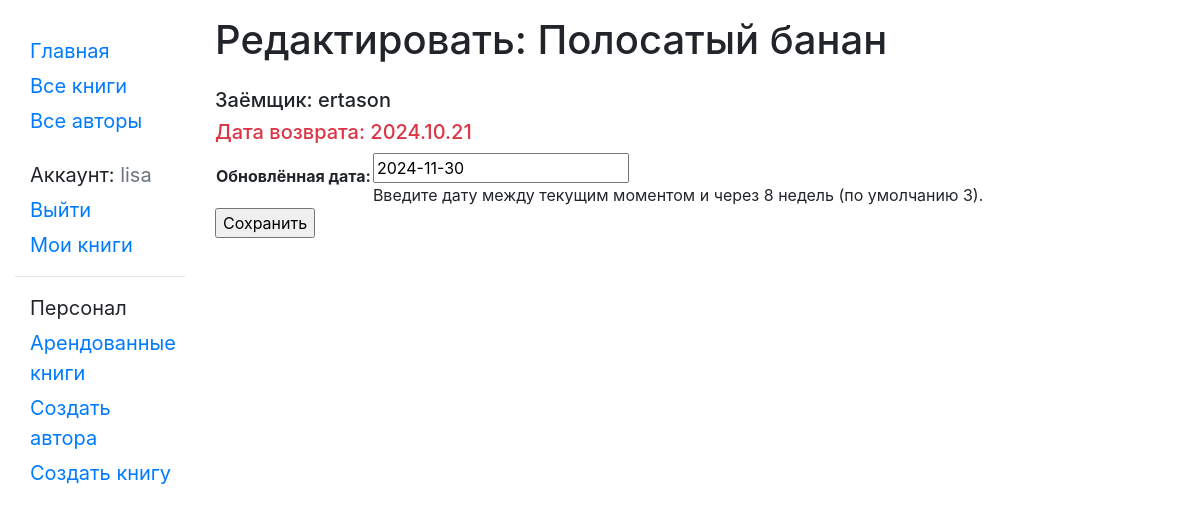
The app's page /catalog/book/4606397e-eff5-4065-a918-14ed4a6d787a/renew/ (signed in), older data.
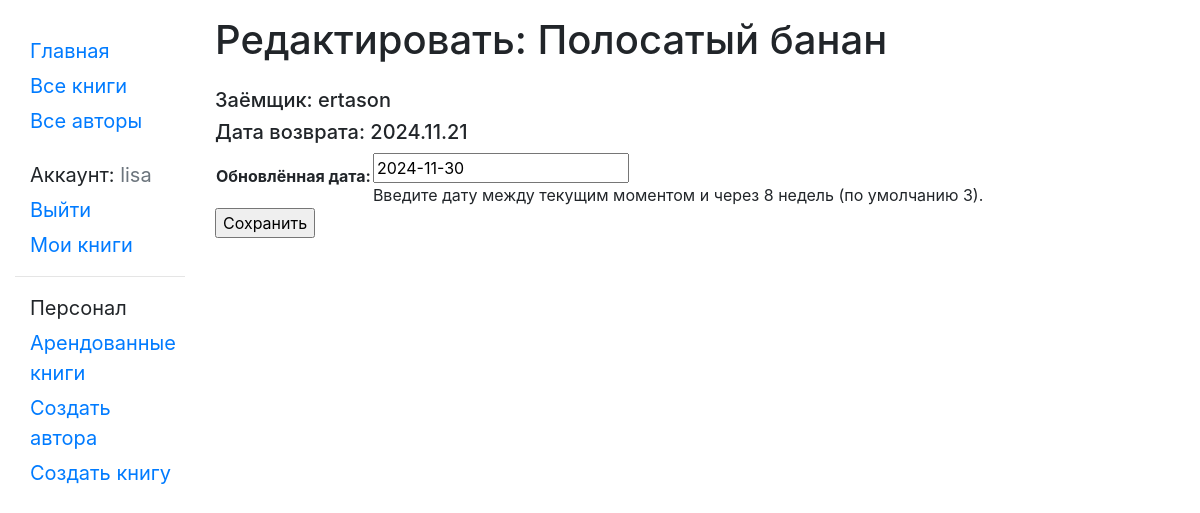
The same page, newer data.
### catalog/models.py (models this page shows, shortened)
class BookInstance(models.Model):
    id = models.UUIDField(primary_key=True, default=uuid.uuid4, help_text="Unique ID for this particular book across whole library")
    book = models.ForeignKey('Book', on_delete=models.SET_NULL, null=True)
    imprint = models.CharField(max_length=200)
    due_back = models.DateField(null=True, blank=True)
    borrower = models.ForeignKey(User, on_delete=models.SET_NULL, null=True, blank=True)
    LOAN_STATUS = (
        ('m', 'Обслуживание'),
        ('o', 'Арендован'),
        ('a', 'Доступен'),
        ('r', 'Забронирован'),
    )
    status = models.CharField(max_length=1, choices=LOAN_STATUS, blank=True, default='m', help_text='Book availability')
    class Meta:
        ordering = ["due_back"]
        permissions = (("can_mark_returned", "Set book as returned"),)
    def due_back_format(self):
        return '.'.join((str(self.due_back)).split('-'))
    @property
    def is_overdue(self):
        if self.due_back and date.today() > self.due_back:
            return True
        return False

class Book(models.Model):
    title = models.CharField(max_length=200)
    author = models.ForeignKey('Author', on_delete=models.SET_NULL, null=True)
    summary = models.TextField(max_length=1000, help_text="Enter a brief description of the book")
    isbn = models.CharField('ISBN',max_length=13, help_text='13 Character <a href="https://www.isbn-international.org/content/what-isbn">ISBN number</a>')
    genre = models.ManyToManyField(Genre, help_text="Select a genre for this book")
    def display_genre(self):
        """
        Creates a string for the Genre. This is required to display genre in Admin.
        """
        return ', '.join([genre.name for genre in self.genre.all()[:3]])
    display_genre.short_description = 'Genre'

### catalog/views.py (the view)
# urls.py: url(r'^book/(?P<pk>[-\w]+)/renew/$', views.renew_book_librarian, name='renew-book-librarian'),
@permission_required('catalog.can_mark_returned')
def renew_book_librarian(request, pk):
    book_inst = get_object_or_404(BookInstance, pk=pk)
    if request.method == 'POST':
        form = RenewBookForm(request.POST)
        if form.is_valid():
            book_inst.due_back = form.cleaned_data['renewal_date']
            book_inst.save()
            return HttpResponseRedirect(reverse('all-borrowed') )
    else:
        proposed_renewal_date = datetime.date.today() + datetime.timedelta(weeks=3)
        form = RenewBookForm(initial={'renewal_date': proposed_renewal_date,})
    return render(request, 'catalog/book_renew_librarian.html', {'form': form, 'bookinst':book_inst})

### catalog/forms.py (shortened to what this page needs)
class RenewBookForm(forms.Form):
    renewal_date = forms.DateField(help_text="Введите дату между текущим моментом и через 8 недель (по умолчанию 3).", label="Обновлённая дата:")

### catalog/templates/catalog/book_renew_librarian.html (shortened to what this page needs)
{% extends "base_generic.html" %}
{% block content %}
    <h1>Редактировать: {{bookinst.book.title}}</h1>
    <p class="mt-4 h5">Заёмщик: {{bookinst.borrower}}</p>
    <p class="h5 {% if bookinst.is_overdue %} text-danger{% endif %}">Дата возврата: {{bookinst.due_back_format}}</p>
    <form action="" method="post">
        <table>
        {{ form }}
        </table>
        <input type="submit" value="Сохранить" />
    </form>
{% endblock %}

Row changes from the older to the newer data that the page shows:
changed BookInstance "Полосатый банан": due_back "2024-10-21" → "2024-11-21" (drawn); due_back_format "2024.10.21" → "2024.11.21"
